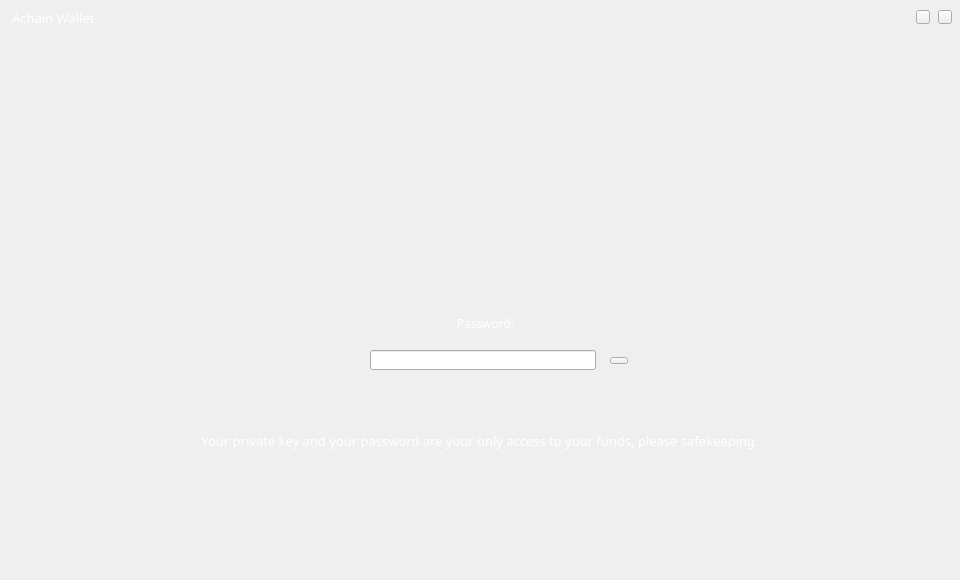
<?xml version="1.0" encoding="UTF-8"?>
<ui version="4.0">
 <class>NormalLogin</class>
 <widget class="QWidget" name="NormalLogin">
  <property name="geometry">
   <rect>
    <x>0</x>
    <y>0</y>
    <width>960</width>
    <height>580</height>
   </rect>
  </property>
  <property name="font">
   <font>
    <family>微软雅黑</family>
   </font>
  </property>
  <property name="windowTitle">
   <string>Form</string>
  </property>
  <widget class="QLabel" name="logoLabel">
   <property name="geometry">
    <rect>
     <x>380</x>
     <y>140</y>
     <width>190</width>
     <height>112</height>
    </rect>
   </property>
   <property name="font">
    <font>
     <family>Agency FB</family>
     <pointsize>26</pointsize>
     <weight>75</weight>
     <bold>true</bold>
    </font>
   </property>
   <property name="text">
    <string/>
   </property>
  </widget>
  <widget class="QLabel" name="loginLabel">
   <property name="geometry">
    <rect>
     <x>420</x>
     <y>315</y>
     <width>131</width>
     <height>16</height>
    </rect>
   </property>
   <property name="font">
    <font>
     <family>微软雅黑</family>
    </font>
   </property>
   <property name="styleSheet">
    <string notr="true">color: rgb(255, 255, 255);</string>
   </property>
   <property name="text">
    <string>Password:</string>
   </property>
   <property name="alignment">
    <set>Qt::AlignCenter</set>
   </property>
  </widget>
  <widget class="QLineEdit" name="pwdLineEdit">
   <property name="geometry">
    <rect>
     <x>370</x>
     <y>350</y>
     <width>226</width>
     <height>20</height>
    </rect>
   </property>
   <property name="font">
    <font>
     <family>微软雅黑</family>
    </font>
   </property>
   <property name="contextMenuPolicy">
    <enum>Qt::DefaultContextMenu</enum>
   </property>
   <property name="echoMode">
    <enum>QLineEdit::Password</enum>
   </property>
   <property name="alignment">
    <set>Qt::AlignCenter</set>
   </property>
   <property name="clearButtonEnabled">
    <bool>false</bool>
   </property>
  </widget>
  <widget class="QToolButton" name="enterBtn">
   <property name="geometry">
    <rect>
     <x>610</x>
     <y>357</y>
     <width>18</width>
     <height>7</height>
    </rect>
   </property>
   <property name="cursor">
    <cursorShape>PointingHandCursor</cursorShape>
   </property>
   <property name="focusPolicy">
    <enum>Qt::NoFocus</enum>
   </property>
   <property name="text">
    <string/>
   </property>
  </widget>
  <widget class="QLabel" name="tipLabel">
   <property name="geometry">
    <rect>
     <x>300</x>
     <y>392</y>
     <width>381</width>
     <height>20</height>
    </rect>
   </property>
   <property name="font">
    <font>
     <family>微软雅黑</family>
    </font>
   </property>
   <property name="styleSheet">
    <string notr="true">color: rgb(255, 255, 255);</string>
   </property>
   <property name="text">
    <string/>
   </property>
   <property name="alignment">
    <set>Qt::AlignCenter</set>
   </property>
  </widget>
  <widget class="QToolButton" name="closeBtn">
   <property name="geometry">
    <rect>
     <x>938</x>
     <y>10</y>
     <width>14</width>
     <height>14</height>
    </rect>
   </property>
   <property name="cursor">
    <cursorShape>PointingHandCursor</cursorShape>
   </property>
   <property name="focusPolicy">
    <enum>Qt::NoFocus</enum>
   </property>
   <property name="text">
    <string/>
   </property>
  </widget>
  <widget class="QToolButton" name="minBtn">
   <property name="geometry">
    <rect>
     <x>916</x>
     <y>10</y>
     <width>14</width>
     <height>14</height>
    </rect>
   </property>
   <property name="cursor">
    <cursorShape>PointingHandCursor</cursorShape>
   </property>
   <property name="focusPolicy">
    <enum>Qt::NoFocus</enum>
   </property>
   <property name="text">
    <string/>
   </property>
  </widget>
  <widget class="QLabel" name="chanceLabel">
   <property name="geometry">
    <rect>
     <x>640</x>
     <y>350</y>
     <width>161</width>
     <height>20</height>
    </rect>
   </property>
   <property name="styleSheet">
    <string notr="true">color: rgb(255, 255, 255);</string>
   </property>
   <property name="text">
    <string/>
   </property>
  </widget>
  <widget class="QLabel" name="versionLabel">
   <property name="geometry">
    <rect>
     <x>12</x>
     <y>10</y>
     <width>251</width>
     <height>16</height>
    </rect>
   </property>
   <property name="font">
    <font>
     <family>微软雅黑</family>
     <pointsize>10</pointsize>
    </font>
   </property>
   <property name="styleSheet">
    <string notr="true">color: rgb(255, 255, 255);</string>
   </property>
   <property name="text">
    <string>Achain Wallet</string>
   </property>
  </widget>
  <widget class="QLabel" name="textLabel">
   <property name="geometry">
    <rect>
     <x>381</x>
     <y>220</y>
     <width>197</width>
     <height>29</height>
    </rect>
   </property>
   <property name="font">
    <font>
     <family>宋体</family>
     <pointsize>24</pointsize>
     <weight>75</weight>
     <bold>true</bold>
    </font>
   </property>
   <property name="styleSheet">
    <string notr="true">color: rgb(255, 255, 255);</string>
   </property>
   <property name="text">
    <string/>
   </property>
   <property name="alignment">
    <set>Qt::AlignCenter</set>
   </property>
  </widget>
  <widget class="QLabel" name="pwdLabel2_2">
   <property name="geometry">
    <rect>
     <x>155</x>
     <y>420</y>
     <width>650</width>
     <height>41</height>
    </rect>
   </property>
   <property name="font">
    <font>
     <family>微软雅黑</family>
     <pointsize>10</pointsize>
    </font>
   </property>
   <property name="styleSheet">
    <string notr="true">color: rgb(255, 255, 255);</string>
   </property>
   <property name="text">
    <string>Your private key and your password are your only access to your funds, please safekeeping.</string>
   </property>
   <property name="alignment">
    <set>Qt::AlignCenter</set>
   </property>
  </widget>
 </widget>
 <resources/>
 <connections/>
</ui>
